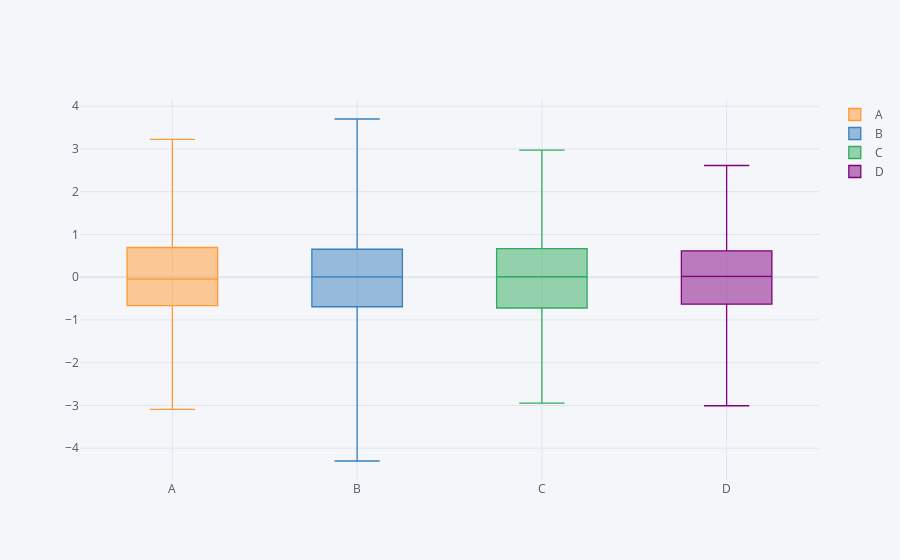

The notebook cell saved with this chart:
### Code cell
df.iplot(kind='box')

### Figure 1 — Plotly figure (JSON) as saved in the notebook; plotly's stock layout.template omitted (floating-point values rounded to 4 significant figures; data arrays with more than 128 entries replaced by an {"elided": "..."} marker saying what was removed)
{"data": [{"boxpoints": false, "line": {"width": 1.3}, "marker": {"color": "rgba(255, 153, 51, 1.0)"}, "name": "A", "orientation": "v", "type": "box", "y": {"elided": "1000 float values"}}, {"boxpoints": false, "line": {"width": 1.3}, "marker": {"color": "rgba(55, 128, 191, 1.0)"}, "name": "B", "orientation": "v", "type": "box", "y": {"elided": "1000 float values"}}, {"boxpoints": false, "line": {"width": 1.3}, "marker": {"color": "rgba(50, 171, 96, 1.0)"}, "name": "C", "orientation": "v", "type": "box", "y": {"elided": "1000 float values"}}, {"boxpoints": false, "line": {"width": 1.3}, "marker": {"color": "rgba(128, 0, 128, 1.0)"}, "name": "D", "orientation": "v", "type": "box", "y": {"elided": "1000 float values"}}], "layout": {"legend": {"bgcolor": "#F5F6F9", "font": {"color": "#4D5663"}}, "paper_bgcolor": "#F5F6F9", "plot_bgcolor": "#F5F6F9", "title": {"font": {"color": "#4D5663"}}, "xaxis": {"gridcolor": "#E1E5ED", "showgrid": true, "tickfont": {"color": "#4D5663"}, "title": {"font": {"color": "#4D5663"}, "text": ""}, "zerolinecolor": "#E1E5ED"}, "yaxis": {"gridcolor": "#E1E5ED", "showgrid": true, "tickfont": {"color": "#4D5663"}, "title": {"font": {"color": "#4D5663"}, "text": ""}, "zerolinecolor": "#E1E5ED"}}}
